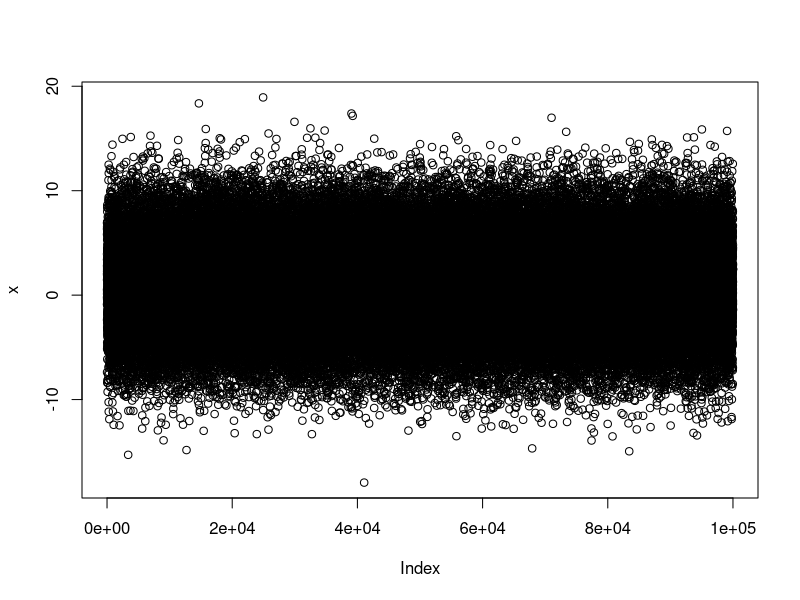
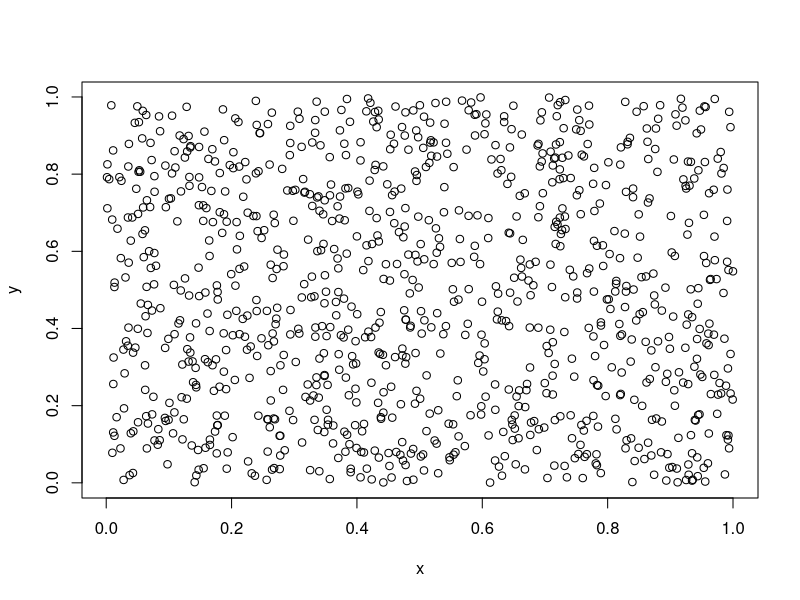
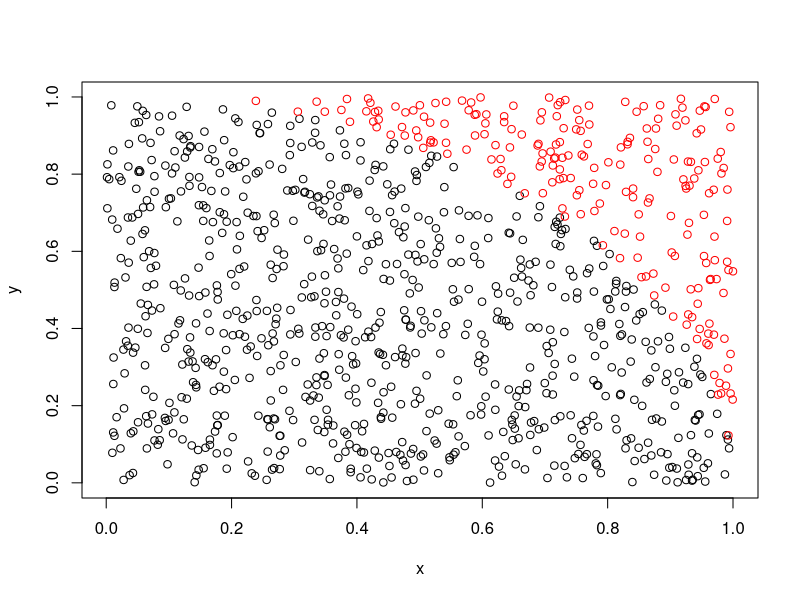

Reproduce these figures in R, in order.
?Distributions

x <- rnorm(n = 100000, mean = 1, sd = 4)
plot(x)
mean(x)

set.seed(1)
n <- 1000
# Simulera punkter i kvadraten
x <- runif(n = n, min = 0, max = 1)
y <- runif(n = n, min = 0, max = 1)
plot(x = x, y = y)

# Beräkna sannolikheten att vara inne i cirkeln
innuti <- x^2+y^2 <= 1

plot(x = x, y = y, col = innuti)
points(x = x[!innuti], y = y[!innuti], col = "red")
sannolikhet <- sum(innuti)/length(innuti)

pi_est <- 4 * sannolikhet
